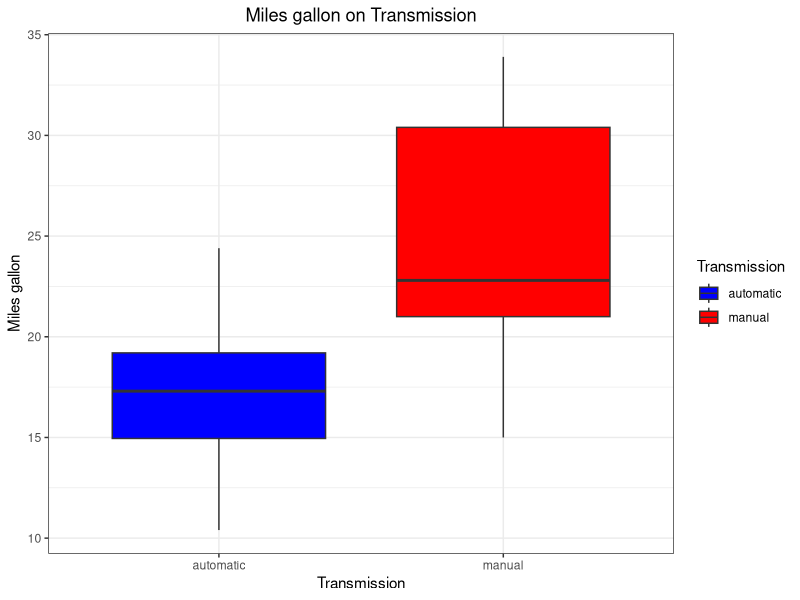
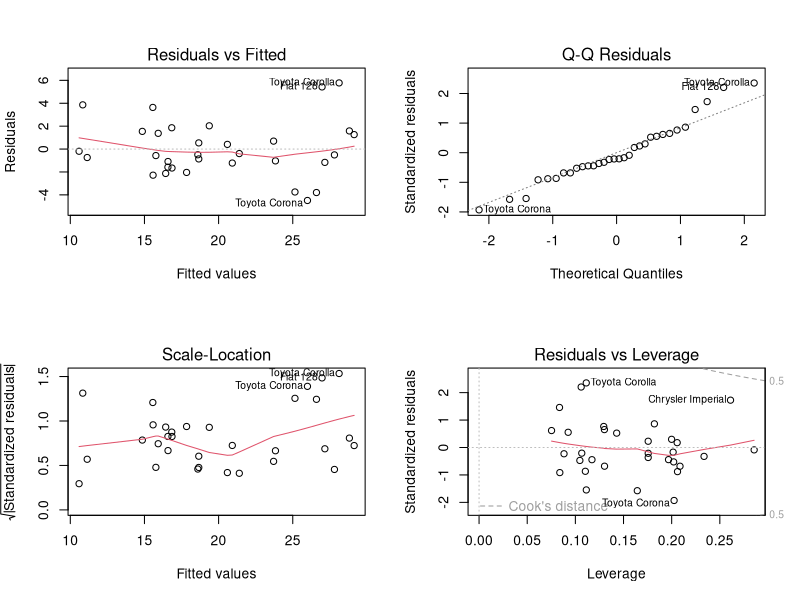

Write the R code that produced these figures, in order.
## ---- chunk 1
knitr::opts_chunk$set(echo = TRUE)
## ---- chunk 2
library(datasets); library(ggplot2); data(mtcars); str(mtcars)   
## ---- chunk 3
mtcars$am<-factor(mtcars$am); levels(mtcars$am)<-c("automatic", "manual"); 
mtcars$cyl<-factor(mtcars$cyl); mtcars$gear<-factor(mtcars$gear); mtcars$carb<-factor(mtcars$carb)
## ---- chunk 4
t.test(mtcars$mpg[mtcars$am == "automatic"], mtcars$mpg[mtcars$am == "manual"])$p.value
## ---- chunk 5
anova <- aov(mpg ~., data=mtcars); summary(anova)
## ---- chunk 6
M1 <- lm(formula = mpg ~ am,        data=mtcars)
M2 <- lm(formula = mpg ~ am + wt,   data=mtcars); anova(M1, M2)
M3 <- lm(formula = mpg ~ am + cyl,  data=mtcars); anova(M1, M3)
M4 <- lm(formula = mpg ~ am + disp, data=mtcars); anova(M1, M4)
## ---- chunk 7
M5 <- lm(formula = mpg ~ am + cyl + wt, data=mtcars); anova(M1, M3, M5)
M6 <- lm(formula = mpg ~ am + cyl + wt + disp,  data=mtcars); anova(M1, M3, M5, M6)
## ---- chunk 8
summary(M5)
## ---- chunk 9
ggplot(mtcars, aes(am, mpg, fill=am)) + geom_boxplot() + 
       scale_fill_manual(values = c("blue", "red")) +
       theme_bw() + theme(plot.title = element_text(hjust = 0.5)) +
       labs(title = "Miles gallon on Transmission", 
                x = "Transmission", y = "Miles gallon", fill = "Transmission") 
## ---- chunk 10
par(mfrow = c(2,2))
plot(M5)
